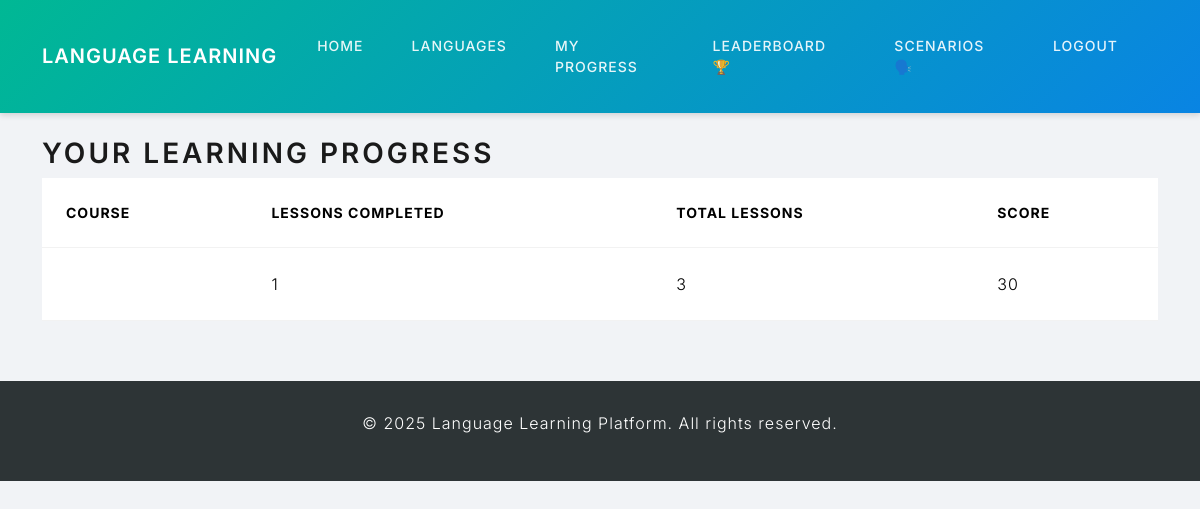
/profile/ (signed in), run on the app's committed database.
### courses/models.py (models this page shows, shortened)
class Course(models.Model):
    LEVEL_CHOICES = [
        ('beginner', 'Beginner'),
        ('intermediate', 'Intermediate'),
        ('advanced', 'Advanced'),
    ]
    title = models.CharField(max_length=100)
    description = models.TextField()
    language = models.ForeignKey(Language, on_delete=models.CASCADE, related_name='courses')
    level = models.CharField(max_length=20, choices=LEVEL_CHOICES, default='beginner')
    image = models.ImageField(upload_to='course_images/', blank=True, null=True)
    created_at = models.DateTimeField(auto_now_add=True)
    updated_at = models.DateTimeField(auto_now=True)

### courses/views.py (the view)
# urls.py: path('profile/', views.user_profile, name='user_profile'),
@login_required
def user_profile(request):
    progress_list = UserProgress.objects.filter(user=request.user)
    courses_progress = {}
    total_score = 0
    completed_lessons = 0
    for progress in progress_list:
        course_id = progress.lesson.course.id
        if course_id not in courses_progress:
            courses_progress[course_id] = {
                'course': progress.lesson.course,
                'lessons_completed': 0,
                'total_lessons': progress.lesson.course.lessons.count(),
                'score': 0
            }
        if progress.completed:
            courses_progress[course_id]['lessons_completed'] += 1
            completed_lessons += 1
        courses_progress[course_id]['score'] += progress.score
        total_score += progress.score
    return render(request, 'courses/user_profile.html', {
        'courses_progress': courses_progress.values(),
        'total_score': total_score,
        'completed_lessons': completed_lessons
    })

### courses/templates/courses/user_profile.html
{% extends "base.html" %}
{% block content %}
<h2>Your Learning Progress</h2>
{% if courses_progress %}
    <table class="table">
        <thead>
            <tr>
                <th>Course</th>
                <th>Lessons Completed</th>
                <th>Total Lessons</th>
                <th>Score</th>
            </tr>
        </thead>
        <tbody>
            {% for progress in courses_progress %}
                <tr>
                    <td>{{ progress.course.name }}</td>
                    <td>{{ progress.lessons_completed }}</td>
                    <td>{{ progress.total_lessons }}</td>
                    <td>{{ progress.score }}</td>
                </tr>
            {% endfor %}
        </tbody>
    </table>
{% else %}
    <p>You haven't started any lessons yet. Start learning now!</p>
{% endif %}
{% endblock %}

### courses/templates/base.html (style rules this page uses)
body { background-color: #f1f3f6; font-family: 'Inter', sans-serif; }

### data on the page
Course: lessons_completed "1", total_lessons "3", score "30"
